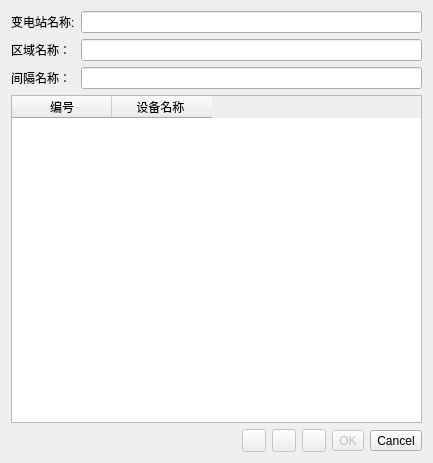
<?xml version="1.0" encoding="UTF-8"?>
<ui version="4.0">
 <class>LabelDeviceDlg</class>
 <widget class="QDialog" name="LabelDeviceDlg">
  <property name="geometry">
   <rect>
    <x>0</x>
    <y>0</y>
    <width>433</width>
    <height>463</height>
   </rect>
  </property>
  <property name="sizePolicy">
   <sizepolicy hsizetype="Fixed" vsizetype="Fixed">
    <horstretch>0</horstretch>
    <verstretch>0</verstretch>
   </sizepolicy>
  </property>
  <property name="windowTitle">
   <string>Segmentation</string>
  </property>
  <layout class="QGridLayout" name="gridLayout">
   <item row="0" column="0">
    <widget class="QLabel" name="label_3">
     <property name="sizePolicy">
      <sizepolicy hsizetype="Preferred" vsizetype="Preferred">
       <horstretch>0</horstretch>
       <verstretch>0</verstretch>
      </sizepolicy>
     </property>
     <property name="text">
      <string>变电站名称:</string>
     </property>
    </widget>
   </item>
   <item row="0" column="1">
    <widget class="QLineEdit" name="lineEdit_2"/>
   </item>
   <item row="1" column="0">
    <widget class="QLabel" name="label_4">
     <property name="text">
      <string>区域名称：</string>
     </property>
    </widget>
   </item>
   <item row="1" column="1">
    <widget class="QLineEdit" name="lineEdit_3"/>
   </item>
   <item row="2" column="0">
    <widget class="QLabel" name="label_2">
     <property name="text">
      <string>间隔名称：</string>
     </property>
    </widget>
   </item>
   <item row="2" column="1">
    <widget class="QLineEdit" name="lineEditIntervalName"/>
   </item>
   <item row="3" column="0" colspan="2">
    <widget class="QTableWidget" name="tableDeviceInfo">
     <column>
      <property name="text">
       <string>编号</string>
      </property>
     </column>
     <column>
      <property name="text">
       <string>设备名称 </string>
      </property>
     </column>
    </widget>
   </item>
   <item row="4" column="0" colspan="2">
    <layout class="QHBoxLayout" name="horizontalLayout">
     <item>
      <spacer name="horizontalSpacer">
       <property name="orientation">
        <enum>Qt::Horizontal</enum>
       </property>
       <property name="sizeHint" stdset="0">
        <size>
         <width>10</width>
         <height>20</height>
        </size>
       </property>
      </spacer>
     </item>
     <item>
      <widget class="QToolButton" name="saveToolButton">
       <property name="enabled">
        <bool>false</bool>
       </property>
       <property name="toolTip">
        <string>Export current polyline to the main DB</string>
       </property>
       <property name="icon">
        <iconset resource="../icons.qrc">
         <normaloff>:/CC/images/dbContainerSymbol.png</normaloff>:/CC/images/dbContainerSymbol.png</iconset>
       </property>
      </widget>
     </item>
     <item>
      <widget class="QToolButton" name="resetToolButton">
       <property name="enabled">
        <bool>false</bool>
       </property>
       <property name="toolTip">
        <string>Reset current polyline</string>
       </property>
       <property name="icon">
        <iconset resource="../icons.qrc">
         <normaloff>:/CC/images/smallReset.png</normaloff>:/CC/images/smallReset.png</iconset>
       </property>
      </widget>
     </item>
     <item>
      <widget class="QToolButton" name="continueToolButton">
       <property name="enabled">
        <bool>false</bool>
       </property>
       <property name="toolTip">
        <string>Continue the current polyline edition</string>
       </property>
       <property name="icon">
        <iconset resource="../icons.qrc">
         <normaloff>:/CC/images/ccAddConstSF.png</normaloff>:/CC/images/ccAddConstSF.png</iconset>
       </property>
       <property name="shortcut">
        <string extracomment="Shortcut for continue">C</string>
       </property>
      </widget>
     </item>
     <item>
      <widget class="QToolButton" name="validButton">
       <property name="enabled">
        <bool>false</bool>
       </property>
       <property name="sizePolicy">
        <sizepolicy hsizetype="Fixed" vsizetype="Fixed">
         <horstretch>0</horstretch>
         <verstretch>0</verstretch>
        </sizepolicy>
       </property>
       <property name="toolTip">
        <string>Confirm polyline creation and exit</string>
       </property>
       <property name="text">
        <string>OK</string>
       </property>
       <property name="icon">
        <iconset resource="../icons.qrc">
         <normaloff>:/CC/images/smallValidate.png</normaloff>:/CC/images/smallValidate.png</iconset>
       </property>
      </widget>
     </item>
     <item>
      <widget class="QToolButton" name="cancelButton">
       <property name="sizePolicy">
        <sizepolicy hsizetype="Fixed" vsizetype="Fixed">
         <horstretch>0</horstretch>
         <verstretch>0</verstretch>
        </sizepolicy>
       </property>
       <property name="toolTip">
        <string>Cancel</string>
       </property>
       <property name="text">
        <string>Cancel</string>
       </property>
       <property name="icon">
        <iconset resource="../icons.qrc">
         <normaloff>:/CC/images/smallCancel.png</normaloff>:/CC/images/smallCancel.png</iconset>
       </property>
      </widget>
     </item>
    </layout>
   </item>
  </layout>
 </widget>
 <resources>
  <include location="../icons.qrc"/>
 </resources>
 <connections/>
</ui>
